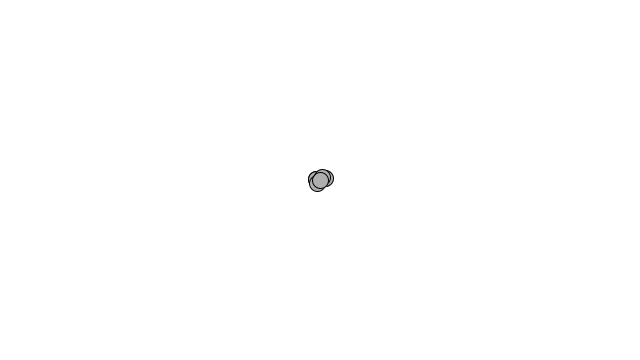
Frame 1 (no input)
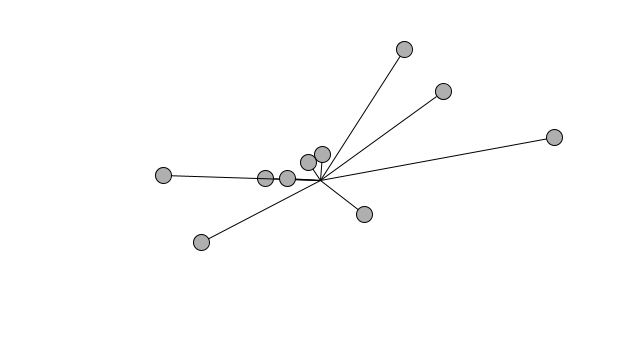
Frame 60 (the mouse pressed at the canvas centre just before this capture)
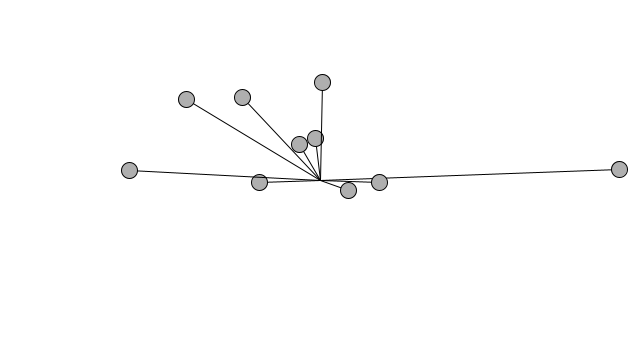
Frame 120 (the mouse held since frame 60 and released just before this capture)

The Processing sketch that drew these frames (run headless with seeded random() and noise(); from frame 60 on, the mouse is pressed at the canvas centre):

// Processing sketch: sketch_3_7_Oscillator_Objects
// ── sketch_3_7_Oscillator_Objects.pde
Oscillator[] oscillators = new Oscillator[10];
void setup(){
  size(640, 360);
  for(int i = 0; i<oscillators.length; i++){
    oscillators[i] = new Oscillator();
  }
}

void draw(){
  background(255);
  for(int i = 0; i<oscillators.length; i++){
    oscillators[i].oscillate();
    oscillators[i].display();
  }
}
// ── Oscillator.pde
class Oscillator {
  PVector angle;
  PVector velocity;
  PVector amplitude;
  
  Oscillator(){
    angle = new PVector();
    velocity = new PVector(random(-0.05, 0.05), random(-0.05, 0.05));
    amplitude = new PVector(random(width/2), random(height/2));
  }
  
  void oscillate(){
    angle.add(velocity);
  }
  
  void display(){
    float x = sin(angle.x)*amplitude.x;
    float y = sin(angle.y)*amplitude.y;
    
    pushMatrix();
    translate(width/2, height/2);
    stroke(0);
    fill(175);
    line(0,0,x,y);
    ellipse(x,y, 16, 16);
    popMatrix();
  }
  
}
